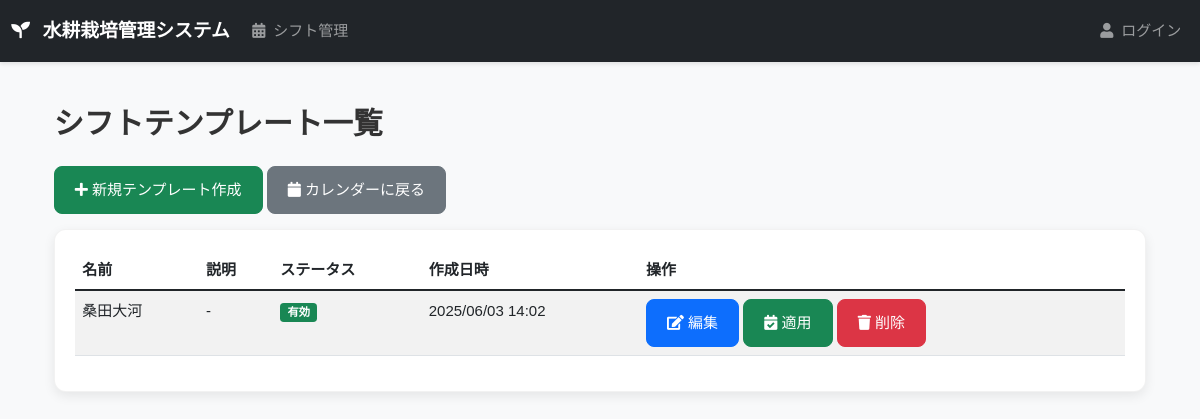
Page /template/ on the committed database.
### shift_management/models.py (models this page shows, shortened)
class ShiftTemplate(models.Model):
    name = models.CharField(max_length=100, verbose_name="テンプレート名")
    description = models.TextField(blank=True, null=True, verbose_name="説明")
    is_active = models.BooleanField(default=True, verbose_name="有効")
    created_at = models.DateTimeField(auto_now_add=True, verbose_name="作成日時")
    updated_at = models.DateTimeField(auto_now=True, verbose_name="更新日時")
    class Meta:
        verbose_name = "シフトテンプレート"
        verbose_name_plural = "シフトテンプレート"

### shift_management/views.py (the view)
# urls.py: path('template/', views.template_list, name='template_list'),
def template_list(request):
    templates = ShiftTemplate.objects.all()
    return render(request, 'shift_management/template_list.html', {'templates': templates})

### templates/shift_management/template_list.html (shortened to what this page needs)
{% extends "base.html" %}
{% block content %}
<div class="container py-4">
  <h1 class="mb-4">シフトテンプレート一覧</h1>
  <div class="mb-3">
    <a href="{% url 'shift_management:template_create' %}" class="btn btn-success">
      <i class="fas fa-plus"></i> 新規テンプレート作成
    </a>
    <a href="{% url 'shift_management:calendar' %}" class="btn btn-secondary">
      <i class="fas fa-calendar"></i> カレンダーに戻る
    </a>
  </div>
  <div class="card">
    <div class="card-body">
      <div class="table-responsive">
        <table class="table table-striped table-hover">
          <thead>
            <tr>
              <th>名前</th>
              <th>説明</th>
              <th>ステータス</th>
              <th>作成日時</th>
              <th>操作</th>
            </tr>
          </thead>
          <tbody>
            {% for template in templates %}
            <tr>
              <td>{{ template.name }}</td>
              <td>{{ template.description|default:"-"|truncatechars:50 }}</td>
              <td>
                {% if template.is_active %}
                <span class="badge bg-success">有効</span>
                {% else %}
                <span class="badge bg-danger">無効</span>
                {% endif %}
              </td>
              <td>{{ template.created_at|date:"Y/m/d H:i" }}</td>
              <td>
                <a href="{% url 'shift_management:template_edit' template.id %}" class="btn btn-sm btn-primary">
                  <i class="fas fa-edit"></i> 編集
                </a>
                <a href="{% url 'shift_management:template_apply' template.id %}" class="btn btn-sm btn-success">
                  <i class="fas fa-calendar-check"></i> 適用
                </a>
                <a href="{% url 'shift_management:template_delete' template.id %}" class="btn btn-sm btn-danger">
                  <i class="fas fa-trash"></i> 削除
                </a>
              </td>
            </tr>
            {% empty %}
            <tr>
              <td colspan="5" class="text-center">テンプレートが登録されていません</td>
            </tr>
            {% endfor %}
          </tbody>
        </table>
      </div>
    </div>
  </div>
</div>
{% endblock %}

### static/css/custom_responsive.css (style rules this page uses)
html { font-size: 16px; line-height: 1.5; }
body { font-family: 'Hiragino Sans', 'Hiragino Kaku Gothic ProN', Meiryo, sans-serif; font-weight: 400; }
h1, h2, h3, h4, h5, h6 { font-weight: 600; line-height: 1.3; margin-bottom: 0.75rem; }
h1 { font-size: 2rem; }
@media (min-width: 1025px) { .btn { font-size: 1rem; padding: 12px 20px; } }
html { font-size: 16px; }
@media (max-width: 1200px) { html { font-size: 15px; } }

### templates/base.html (style rules this page uses)
body { font-family: 'Hiragino Sans', 'Hiragino Kaku Gothic ProN', Meiryo, sans-serif; background-color: #f8f9fa; font-size: 1rem; line-height: 1.6; color: #333; }
.card { box-shadow: 0 4px 12px rgba(0, 0, 0, 0.08); margin-bottom: 24px; border: 1px solid rgba(0, 0, 0, 0.05); border-radius: 12px; transition: all 0.2s ease; }
.card-body { padding: 20px; }
.btn { font-weight: 500; border-radius: 8px; transition: all 0.2s ease; }

### rows in the picture
ShiftTemplate: name "桑田大河", description "-", is_active "有効", created_at "2025/06/03 14:02"
